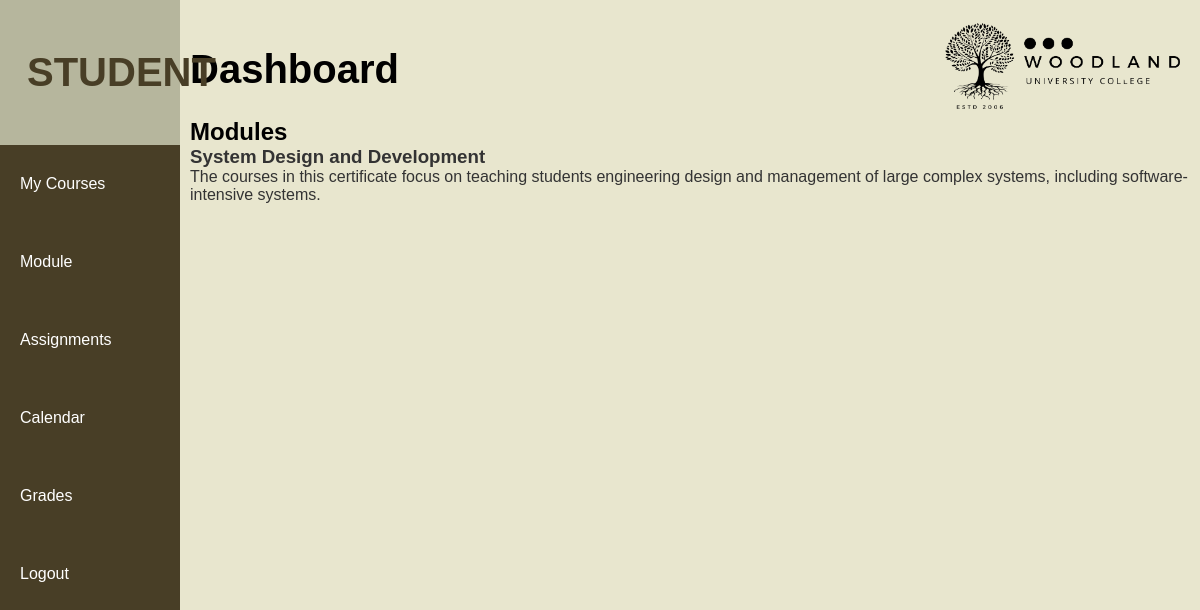
Page /websites/default/public/student/module.php (signed in) on the committed database.
### tables this page shows
CREATE TABLE `modules` (
  `id` int(11) NOT NULL AUTO_INCREMENT,
  `module_name` varchar(100) NOT NULL,
  `description` text DEFAULT NULL,
  `course_id` int(11) DEFAULT NULL,
  `is_archived` tinyint(1) DEFAULT 0,
  PRIMARY KEY (`id`),
  KEY `course_id` (`course_id`),
  CONSTRAINT `fk_course_id` FOREIGN KEY (`course_id`) REFERENCES `courses` (`id`)
);

### websites/default/public/student/module.php (the view, shortened to what this page needs)
<?php
$db = new DatabaseConnection();
$pdo = $db->getConnection();
$username = $_SESSION['username'];
$sqlModules = "SELECT m.* FROM modules m
                INNER JOIN students s ON m.id = s.module_id
                WHERE s.username = :username";
$stmtModules = $pdo->prepare($sqlModules);
$stmtModules->execute(['username' => $username]);
$modules = $stmtModules->fetchAll(PDO::FETCH_ASSOC);
?>
        <h2>Modules</h2>
        <?php if (!empty($modules)): ?>
            <ul>
                <?php foreach ($modules as $module): ?>
                    <li>
                        <h3><?php echo htmlspecialchars($module['module_name'], ENT_QUOTES, 'UTF-8'); ?></h3>
                        <p><?php echo htmlspecialchars($module['description'], ENT_QUOTES, 'UTF-8'); ?></p>
                    </li>
                <?php endforeach; ?>
            </ul>
        <?php else: ?>
            <p>No modules found.</p>
        <?php endif; ?>
<?php
include 'student_layout.php';
?>

### websites/default/public/stylee.css (style rules this page uses)
* { box-sizing: border-box; margin: 0; padding: 0; }
li, a { font-family: "Montserrat", sans-serif; font-weight: 500; font-size: 16px; color: #333333; text-decoration: none; }
body { font-family: Arial, sans-serif; margin: 0; padding: 0; }
.admin-body { margin: 0; font-family: Arial, sans-serif; background-color: #eee; }

### rows in the picture
modules: module_name "System Design and Development", description "The courses in this certificate focus on teaching students engineering design and management of large complex systems, including software-intensive systems."

### other values in the picture
$pageTitle "Dashboard"
